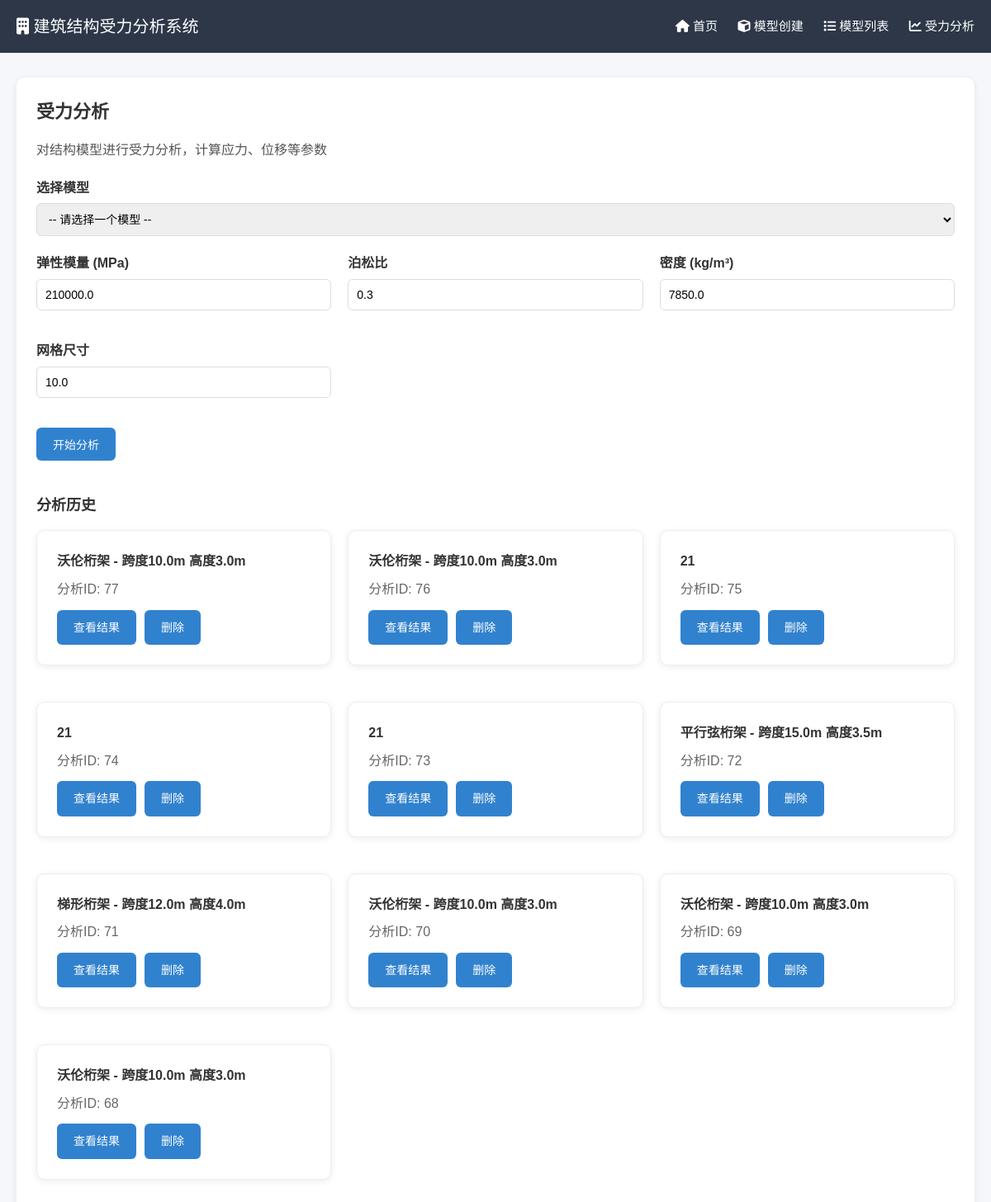
The app's page /analysis with its own data.
### tables this page shows
CREATE TABLE analyses (
        id INTEGER PRIMARY KEY AUTOINCREMENT,
        analysis_id TEXT,
        user_id TEXT,
        model_id INTEGER,
        model_name TEXT,
        analysis_type TEXT,
        status TEXT,
        elastic_modulus REAL,
        poisson_ratio REAL,
        density REAL,
        mesh_size REAL,
        started_at TEXT,
        completed_at TEXT
    , results TEXT);

### main.py (the view)
@app.route('/analysis')
def analysis():
    page = request.args.get('page', 1, type=int)
    per_page = 10
    user_id = get_current_user_id()
    user_models_data = models_manager.get_user_models(user_id, page=1, per_page=100)
    user_models = user_models_data['models'] if isinstance(user_models_data, dict) else []
    analysis_history = analysis_manager.get_user_analysis_history(user_id, page=page, per_page=per_page)
    return render_template('analysis.html',
                           username='Guest',
                           active_menu='analysis',
                           user_models=user_models,
                           analyses=analysis_history.get('analyses', []),
                           pagination=analysis_history.get('pagination', {}))

### analysis_manager.py (called while the page is built)
def get_db_connection():
    import sqlite3
    conn = sqlite3.connect(APP_DB_PATH)
    conn.row_factory = sqlite3.Row
    return conn

### cache.py (called while the page is built)
    def get(self, key):
        if key not in self.cache:
            return None
        value, expiry = self.cache[key]
        if expiry is not None and time.time() > expiry:
            del self.cache[key]
            return None
        return value

    def cache_decorator(self, expiry=None):
        def decorator(func):
            @wraps(func)
            def wrapper(*args, **kwargs):
                key = f"{func.__name__}:{args}:{kwargs}"
                result = self.get(key)
                if result is not None:
                    return result
                result = func(*args, **kwargs)
                self.set(key, result, expiry)
                return result
            return wrapper
        return decorator

### main.py (called while the page is built)
def get_current_user_id():
    return 0

### templates/analysis.html (shortened to what this page needs)
{% extends "base.html" %}
{% block content %}
<div class="card">
    <h2 style="margin-bottom:16px; font-size:22px;">受力分析</h2>
    <p style="margin-bottom:20px; color:#555;">对结构模型进行受力分析，计算应力、位移等参数</p>
    <form method="POST" action="/run_analysis">
        <div class="form-item">
            <label>选择模型</label>
            <select name="model_id" required>
                <option value="">-- 请选择一个模型 --</option>
            </select>
        </div>
        <div class="grid" style="grid-template-columns: repeat(auto-fill, minmax(300px, 1fr)); gap:20px; margin-top:20px;">
            <div class="form-item">
                <label>弹性模量 (MPa)</label>
                <input type="number" name="elastic_modulus" value="210000.0" min="0" step="0.1">
            </div>
            <div class="form-item">
                <label>泊松比</label>
                <input type="number" name="poisson_ratio" value="0.3" min="0" max="0.5" step="0.01">
            </div>
            <div class="form-item">
                <label>密度 (kg/m³)</label>
                <input type="number" name="density" value="7850.0" min="0" step="0.1">
            </div>
            <div class="form-item">
                <label>网格尺寸</label>
                <input type="number" name="mesh_size" value="10.0" min="0.1" step="0.1">
            </div>
        </div>
        <div style="margin-top:20px;">
            <button type="submit" class="btn">开始分析</button>
        </div>
    </form>
    {% if analyses %}
    <div style="margin-top:40px;">
        <h3 style="margin-bottom:16px; font-size:18px;">分析历史</h3>
        <div class="grid">
            {% for analysis in analyses %}
            <div class="card" style="border:1px solid #eee;">
                <h4 style="margin-bottom:8px;">{{ analysis.model_name }}</h4>
                <p style="margin-bottom:12px; color:#666;">分析ID: {{ analysis.analysis_id }}</p>
                <div style="display:flex; gap:10px;">
                    <a class="btn" href="/view_analysis/{{ analysis.analysis_id }}">查看结果</a>
                    <a class="btn" href="/delete_analysis/{{ analysis.analysis_id }}" onclick="return confirm('确定要删除这个分析记录吗？');">删除</a>
                </div>
            </div>
            {% endfor %}
        </div>
    </div>
    {% endif %}
</div>
{% endblock %}

### templates/base.html (style rules this page uses)
* { margin: 0; padding: 0; box-sizing: border-box; font-family: "Microsoft YaHei", sans-serif; }
body { background: #f5f7fa; color: #333; line-height: 1.6; }
.card { background: white; border-radius: 10px; box-shadow: 0 2px 8px rgba(0,0,0,0.08); padding: 24px; margin-bottom: 24px; }
.btn { display: inline-block; padding: 10px 20px; background: #3182ce; color: white; border: none; border-radius: 6px; cursor: pointer; text-decoration: none; font-size: 14px; }
.grid { display: grid; grid-template-columns: repeat(auto-fill, minmax(280px, 1fr)); gap: 20px; }
.form-item { margin-bottom: 16px; }
.form-item label { display: block; margin-bottom: 6px; font-weight: bold; }
.form-item input, .form-item select { width: 100%; padding: 10px; border: 1px solid #ddd; border-radius: 6px; font-size: 14px; }

### records on screen
analyses: model_name "沃伦桁架 - 跨度10.0m 高度3.0m", analysis_id "77"
analyses: model_name "沃伦桁架 - 跨度10.0m 高度3.0m", analysis_id "76"
analyses: model_name "21", analysis_id "75"
analyses: model_name "21", analysis_id "74"
analyses: model_name "21", analysis_id "73"
analyses: model_name "平行弦桁架 - 跨度15.0m 高度3.5m", analysis_id "72"
analyses: model_name "梯形桁架 - 跨度12.0m 高度4.0m", analysis_id "71"
analyses: model_name "沃伦桁架 - 跨度10.0m 高度3.0m", analysis_id "70"
analyses: model_name "沃伦桁架 - 跨度10.0m 高度3.0m", analysis_id "69"
analyses: model_name "沃伦桁架 - 跨度10.0m 高度3.0m", analysis_id "68"
